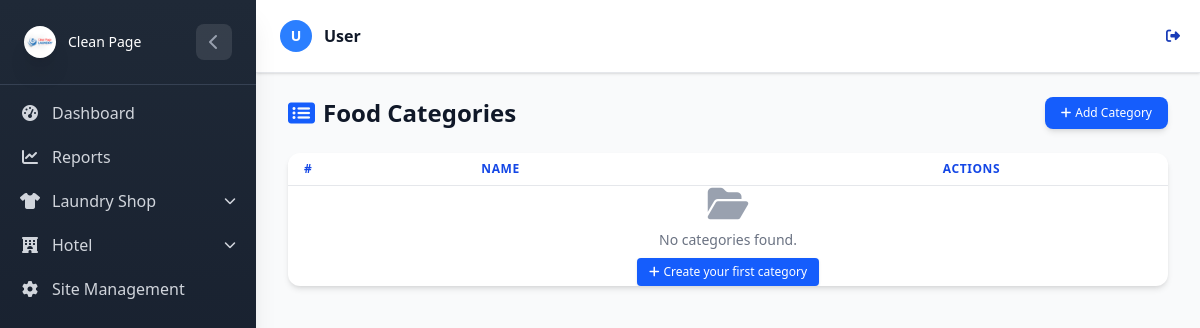
Before: /Hotel/categories/ (signed in) with the older database file.
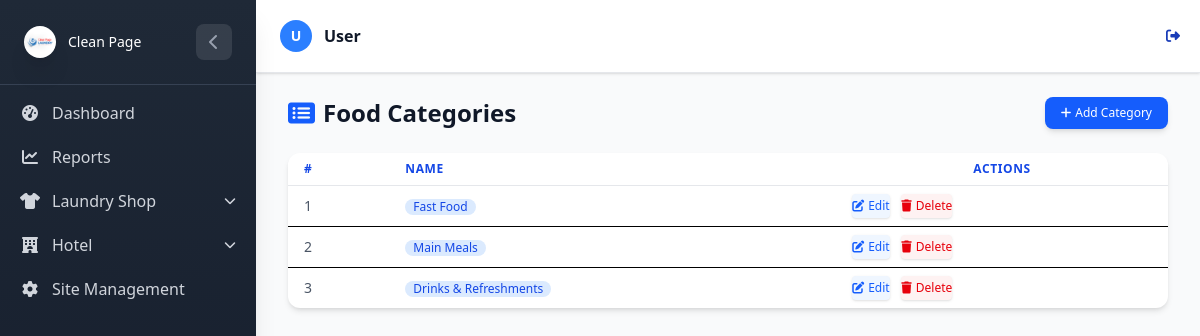
After: the same page with the newer database file.
### HotelApp/models.py (models this page shows, shortened)
class FoodCategory(models.Model):
    name = models.CharField(max_length=100, unique=True, db_index=True)

### HotelApp/views.py (the view)
# urls.py: path('categories/', views.category_list, name='category_list'),
@login_required
def category_list(request):
    try:
        categories = FoodCategory.objects.all()
        return render(request, 'food/category_list.html', {'categories': categories})
    except Exception as e:
        logger.error(f"Error loading category list: {str(e)}")
        messages.error(request, 'Error loading categories. Please try again.')
        return render(request, 'food/category_list.html', {'categories': []})

### LaundryApp/context_processors.py (called while the page is built)
def active_shop(request):
    return {
        'active_shop_name': request.session.get('active_shop_name', None)
    }

### HotelApp/templates/food/category_list.html
{% extends 'base.html' %}
{% load static %}
{% block content %}
<div class="max-w-7xl mx-auto px-2 sm:px-4 lg:px-6 py-6">
    <div class="flex justify-between items-center mb-6">
        <h1 class="text-2xl font-bold text-gray-900 flex items-center">
            <i class="fas fa-list-alt text-blue-600 mr-2"></i> Food Categories
        </h1>
        <a href="{% url 'hotel:category_create' %}"
            class="inline-flex items-center px-4 py-2 bg-blue-600 hover:bg-blue-700 text-white text-xs font-medium rounded-lg shadow-md transition duration-200">
            <i class="fas fa-plus mr-1"></i>Add Category
        </a>
    </div>
    <div class="overflow-x-auto bg-white rounded-xl shadow-md">
        <table class="w-full text-sm divide-y divide-gray-200">
            <thead class="bg-gradient-to-r from-blue-50 to-blue-100">
                <tr>
                    <th class="px-4 py-2 text-left text-xs font-semibold text-blue-700 uppercase tracking-wider">#</th>
                    <th class="px-4 py-2 text-left text-xs font-semibold text-blue-700 uppercase tracking-wider">Name
                    </th>
                    <th class="px-4 py-2 text-right text-xs font-semibold text-blue-700 uppercase tracking-wider">
                        Actions</th>
                </tr>
            </thead>
            <tbody class="divide-y divide-gray-100">
                {% for category in categories %}
                <tr class="hover:bg-blue-50 transition duration-150">
                    <td class="px-4 py-2 text-gray-600">{{ forloop.counter }}</td>
                    <td class="px-4 py-2">
                        <span
                            class="inline-flex items-center px-2 py-0.5 text-xs font-medium rounded-full bg-blue-100 text-blue-700">
                            {{ category.name }}
                        </span>
                    </td>
                    <td class="px-4 py-2 text-right space-x-2">
                        <a href="{% url 'hotel:category_edit' category.pk %}"
                            class="inline-flex items-center px-2.5 py-1 text-xs font-medium text-blue-600 bg-blue-50 hover:bg-blue-100 rounded shadow-sm transition">
                            <i class="fas fa-edit mr-1"></i> Edit
                        </a>
                        <a href="{% url 'hotel:category_delete' category.pk %}"
                            class="inline-flex items-center px-2.5 py-1 text-xs font-medium text-red-600 bg-red-50 hover:bg-red-100 rounded shadow-sm transition">
                            <i class="fas fa-trash mr-1"></i> Delete
                        </a>
                    </td>
                </tr>
                {% empty %}
                <tr>
                    <td colspan="4" class="px-6 py-10 text-center">
                        <div class="flex flex-col items-center text-gray-500">
                            <i class="fas fa-folder-open text-4xl text-gray-400 mb-2"></i>
                            <p class="mb-2 text-sm">No categories found.</p>
                            <a href="{% url 'hotel:category_create' %}"
                                class="inline-flex items-center px-3 py-1.5 bg-blue-600 text-white text-xs font-medium rounded shadow hover:bg-blue-700 transition">
                                <i class="fas fa-plus mr-1"></i>Create your first category
                            </a>
                        </div>
                    </td>
                </tr>
                {% endfor %}
            </tbody>
        </table>
    </div>
</div>
{% endblock %}

Changed rows visible on the page:
added FoodCategory: name "Fast Food"
added FoodCategory: name "Main Meals"
added FoodCategory: name "Drinks & Refreshments"
Other visible differences:
text no longer shown: "No categories found. Create your first category"
